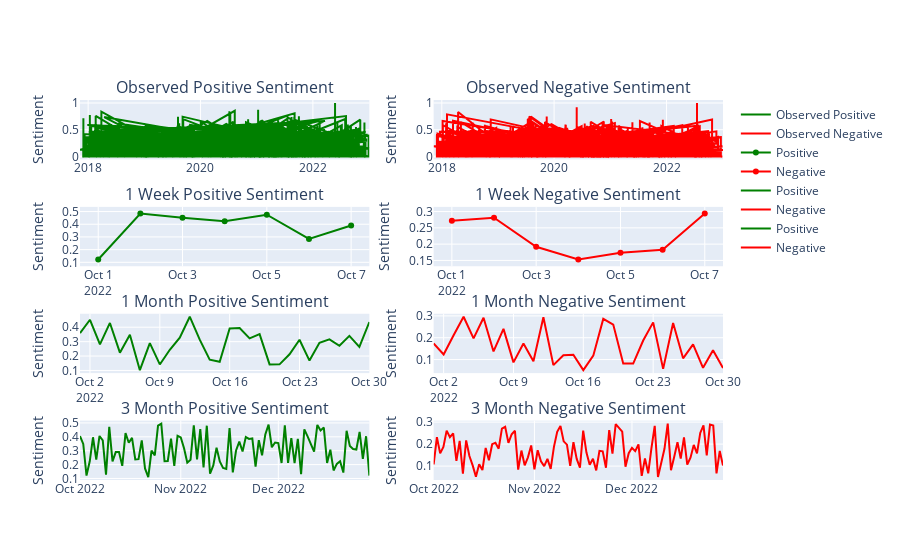

Notebook source saved alongside this figure:
### Code cell
# Create figure with subplots
fig = make_subplots(rows=4, cols=2, subplot_titles=(
    'Observed Positive Sentiment', 'Observed Negative Sentiment', 
    '1 Week Positive Sentiment', '1 Week Negative Sentiment', 
    '1 Month Positive Sentiment', '1 Month Negative Sentiment', 
    '3 Month Positive Sentiment', '3 Month Negative Sentiment'
))

# Add observed positive sentiment to plot
fig.add_trace(go.Scatter(x=df['CreatedAt'], y=df['Positive Sentiment'], name='Observed Positive', line=dict(color='green')), row=1, col=1)
# Add observed negative sentiment to plot
fig.add_trace(go.Scatter(x=df['CreatedAt'], y=df['Negative Sentiment'], name='Observed Negative', line=dict(color='red')), row=1, col=2)

# Generate random forecasted sentiments for each period
periods = [7, 30, 90]  # Number of days for each forecast period

for i, period in enumerate(periods):
    dates = pd.date_range(start=pd.to_datetime(df['CreatedAt'].iloc[-1]) + pd.Timedelta(days=1), 
                          periods=period, freq='D')
    positive_sentiment = np.random.uniform(0.1, 0.5, size=period)
    negative_sentiment = np.random.uniform(0.05, 0.3, size=period)

    # Calculate the position of the positive and negative subplots
    row = i + 2
    col_positive = 1
    col_negative = 2

    # Add positive forecasted sentiment to plot
    fig.add_trace(go.Scatter(x=dates, y=positive_sentiment, name='Positive', line=dict(color='green')), row=row, col=col_positive)
    # Add negative forecasted sentiment to plot
    fig.add_trace(go.Scatter(x=dates, y=negative_sentiment, name='Negative',  line=dict(color='red')), row=row, col=col_negative)

# Update y-axis titles for subplots
for i in range(1, 5):
    fig.update_yaxes(title_text='Sentiment', row=i, col=1)
    fig.update_yaxes(title_text='Sentiment', row=i, col=2)

# Show the plot
fig.show()

### Figure 1 — Plotly figure (JSON) as saved in the notebook; plotly's stock layout.template omitted (floating-point values rounded to 4 significant figures; data arrays with more than 128 entries replaced by an {"elided": "..."} marker saying what was removed)
{"data": [{"line": {"color": "green"}, "name": "Observed Positive", "type": "scatter", "x": {"elided": "4705 str values"}, "xaxis": "x", "y": {"elided": "4705 float values"}, "yaxis": "y"}, {"line": {"color": "red"}, "name": "Observed Negative", "type": "scatter", "x": {"elided": "4705 str values"}, "xaxis": "x2", "y": {"elided": "4705 float values"}, "yaxis": "y2"}, {"line": {"color": "green"}, "name": "Positive", "type": "scatter", "x": ["2022-10-01T00:00:00", "2022-10-02T00:00:00", "2022-10-03T00:00:00", "2022-10-04T00:00:00", "2022-10-05T00:00:00", "2022-10-06T00:00:00", "2022-10-07T00:00:00"], "xaxis": "x3", "y": [0.122, 0.4839, 0.4515, 0.4231, 0.4752, 0.2846, 0.3902], "yaxis": "y3"}, {"line": {"color": "red"}, "name": "Negative", "type": "scatter", "x": ["2022-10-01T00:00:00", "2022-10-02T00:00:00", "2022-10-03T00:00:00", "2022-10-04T00:00:00", "2022-10-05T00:00:00", "2022-10-06T00:00:00", "2022-10-07T00:00:00"], "xaxis": "x4", "y": [0.2717, 0.2808, 0.1919, 0.1528, 0.1736, 0.1827, 0.2937], "yaxis": "y4"}, {"line": {"color": "green"}, "name": "Positive", "type": "scatter", "x": ["2022-10-01T00:00:00", "2022-10-02T00:00:00", "2022-10-03T00:00:00", "2022-10-04T00:00:00", "2022-10-05T00:00:00", "2022-10-06T00:00:00", "2022-10-07T00:00:00", "2022-10-08T00:00:00", "2022-10-09T00:00:00", "2022-10-10T00:00:00", "2022-10-11T00:00:00", "2022-10-12T00:00:00", "2022-10-13T00:00:00", "2022-10-14T00:00:00", "2022-10-15T00:00:00", "2022-10-16T00:00:00", "2022-10-17T00:00:00", "2022-10-18T00:00:00", "2022-10-19T00:00:00", "2022-10-20T00:00:00", "2022-10-21T00:00:00", "2022-10-22T00:00:00", "2022-10-23T00:00:00", "2022-10-24T00:00:00", "2022-10-25T00:00:00", "2022-10-26T00:00:00", "2022-10-27T00:00:00", "2022-10-28T00:00:00", "2022-10-29T00:00:00", "2022-10-30T00:00:00"], "xaxis": "x5", "y": [0.3595, 0.4517, 0.281, 0.4297, 0.2235, 0.3484, 0.1022, 0.29, 0.1418, 0.2437, 0.3281, 0.4729, 0.3135, 0.1751, 0.1607, 0.3911, 0.3944, 0.3223, 0.3519, 0.1421, 0.1425, 0.2121, 0.3133, 0.1687, 0.2915, 0.3161, 0.2711, 0.34, 0.2639, 0.4361], "yaxis": "y5"}, {"line": {"color": "red"}, "name": "Negative", "type": "scatter", "x": ["2022-10-01T00:00:00", "2022-10-02T00:00:00", "2022-10-03T00:00:00", "2022-10-04T00:00:00", "2022-10-05T00:00:00", "2022-10-06T00:00:00", "2022-10-07T00:00:00", "2022-10-08T00:00:00", "2022-10-09T00:00:00", "2022-10-10T00:00:00", "2022-10-11T00:00:00", "2022-10-12T00:00:00", "2022-10-13T00:00:00", "2022-10-14T00:00:00", "2022-10-15T00:00:00", "2022-10-16T00:00:00", "2022-10-17T00:00:00", "2022-10-18T00:00:00", "2022-10-19T00:00:00", "2022-10-20T00:00:00", "2022-10-21T00:00:00", "2022-10-22T00:00:00", "2022-10-23T00:00:00", "2022-10-24T00:00:00", "2022-10-25T00:00:00", "2022-10-26T00:00:00", "2022-10-27T00:00:00", "2022-10-28T00:00:00", "2022-10-29T00:00:00", "2022-10-30T00:00:00"], "xaxis": "x6", "y": [0.1735, 0.1234, 0.2114, 0.2962, 0.1967, 0.2914, 0.1373, 0.2407, 0.08708, 0.1734, 0.0921, 0.294, 0.07453, 0.1198, 0.1219, 0.05148, 0.1179, 0.2863, 0.2601, 0.08247, 0.08163, 0.1874, 0.2703, 0.05732, 0.2677, 0.1057, 0.1692, 0.0621, 0.1422, 0.06105], "yaxis": "y6"}, {"line": {"color": "green"}, "name": "Positive", "type": "scatter", "x": ["2022-10-01T00:00:00", "2022-10-02T00:00:00", "2022-10-03T00:00:00", "2022-10-04T00:00:00", "2022-10-05T00:00:00", "2022-10-06T00:00:00", "2022-10-07T00:00:00", "2022-10-08T00:00:00", "2022-10-09T00:00:00", "2022-10-10T00:00:00", "2022-10-11T00:00:00", "2022-10-12T00:00:00", "2022-10-13T00:00:00", "2022-10-14T00:00:00", "2022-10-15T00:00:00", "2022-10-16T00:00:00", "2022-10-17T00:00:00", "2022-10-18T00:00:00", "2022-10-19T00:00:00", "2022-10-20T00:00:00", "2022-10-21T00:00:00", "2022-10-22T00:00:00", "2022-10-23T00:00:00", "2022-10-24T00:00:00", "2022-10-25T00:00:00", "2022-10-26T00:00:00", "2022-10-27T00:00:00", "2022-10-28T00:00:00", "2022-10-29T00:00:00", "2022-10-30T00:00:00", "2022-10-31T00:00:00", "2022-11-01T00:00:00", "2022-11-02T00:00:00", "2022-11-03T00:00:00", "2022-11-04T00:00:00", "2022-11-05T00:00:00", "2022-11-06T00:00:00", "2022-11-07T00:00:00", "2022-11-08T00:00:00", "2022-11-09T00:00:00", "2022-11-10T00:00:00", "2022-11-11T00:00:00", "2022-11-12T00:00:00", "2022-11-13T00:00:00", "2022-11-14T00:00:00", "2022-11-15T00:00:00", "2022-11-16T00:00:00", "2022-11-17T00:00:00", "2022-11-18T00:00:00", "2022-11-19T00:00:00", "2022-11-20T00:00:00", "2022-11-21T00:00:00", "2022-11-22T00:00:00", "2022-11-23T00:00:00", "2022-11-24T00:00:00", "2022-11-25T00:00:00", "2022-11-26T00:00:00", "2022-11-27T00:00:00", "2022-11-28T00:00:00", "2022-11-29T00:00:00", "2022-11-30T00:00:00", "2022-12-01T00:00:00", "2022-12-02T00:00:00", "2022-12-03T00:00:00", "2022-12-04T00:00:00", "2022-12-05T00:00:00", "2022-12-06T00:00:00", "2022-12-07T00:00:00", "2022-12-08T00:00:00", "2022-12-09T00:00:00", "2022-12-10T00:00:00", "2022-12-11T00:00:00", "2022-12-12T00:00:00", "2022-12-13T00:00:00", "2022-12-14T00:00:00", "2022-12-15T00:00:00", "2022-12-16T00:00:00", "2022-12-17T00:00:00", "2022-12-18T00:00:00", "2022-12-19T00:00:00", "2022-12-20T00:00:00", "2022-12-21T00:00:00", "2022-12-22T00:00:00", "2022-12-23T00:00:00", "2022-12-24T00:00:00", "2022-12-25T00:00:00", "2022-12-26T00:00:00", "2022-12-27T00:00:00", "2022-12-28T00:00:00", "2022-12-29T00:00:00"], "xaxis": "x7", "y": [0.4056, 0.3492, 0.1212, 0.2236, 0.3967, 0.235, 0.406, 0.3745, 0.1281, 0.4714, 0.2226, 0.29, 0.2902, 0.1907, 0.4263, 0.3573, 0.3924, 0.2367, 0.2389, 0.3739, 0.1722, 0.1104, 0.3013, 0.2668, 0.4812, 0.4952, 0.2243, 0.226, 0.3874, 0.1905, 0.4074, 0.3961, 0.3182, 0.214, 0.2354, 0.4819, 0.2378, 0.4548, 0.1791, 0.4801, 0.134, 0.1936, 0.3223, 0.2223, 0.1763, 0.1694, 0.4638, 0.1432, 0.3014, 0.3654, 0.2943, 0.3985, 0.3849, 0.388, 0.1845, 0.3758, 0.2671, 0.4171, 0.4881, 0.3249, 0.3587, 0.3545, 0.2116, 0.4824, 0.2127, 0.3897, 0.2108, 0.3859, 0.1311, 0.4533, 0.4032, 0.3418, 0.2939, 0.4857, 0.4452, 0.4666, 0.212, 0.3072, 0.1577, 0.2051, 0.2237, 0.1424, 0.4431, 0.3336, 0.3119, 0.3084, 0.4352, 0.2406, 0.4042, 0.1211], "yaxis": "y7"}, {"line": {"color": "red"}, "name": "Negative", "type": "scatter", "x": ["2022-10-01T00:00:00", "2022-10-02T00:00:00", "2022-10-03T00:00:00", "2022-10-04T00:00:00", "2022-10-05T00:00:00", "2022-10-06T00:00:00", "2022-10-07T00:00:00", "2022-10-08T00:00:00", "2022-10-09T00:00:00", "2022-10-10T00:00:00", "2022-10-11T00:00:00", "2022-10-12T00:00:00", "2022-10-13T00:00:00", "2022-10-14T00:00:00", "2022-10-15T00:00:00", "2022-10-16T00:00:00", "2022-10-17T00:00:00", "2022-10-18T00:00:00", "2022-10-19T00:00:00", "2022-10-20T00:00:00", "2022-10-21T00:00:00", "2022-10-22T00:00:00", "2022-10-23T00:00:00", "2022-10-24T00:00:00", "2022-10-25T00:00:00", "2022-10-26T00:00:00", "2022-10-27T00:00:00", "2022-10-28T00:00:00", "2022-10-29T00:00:00", "2022-10-30T00:00:00", "2022-10-31T00:00:00", "2022-11-01T00:00:00", "2022-11-02T00:00:00", "2022-11-03T00:00:00", "2022-11-04T00:00:00", "2022-11-05T00:00:00", "2022-11-06T00:00:00", "2022-11-07T00:00:00", "2022-11-08T00:00:00", "2022-11-09T00:00:00", "2022-11-10T00:00:00", "2022-11-11T00:00:00", "2022-11-12T00:00:00", "2022-11-13T00:00:00", "2022-11-14T00:00:00", "2022-11-15T00:00:00", "2022-11-16T00:00:00", "2022-11-17T00:00:00", "2022-11-18T00:00:00", "2022-11-19T00:00:00", "2022-11-20T00:00:00", "2022-11-21T00:00:00", "2022-11-22T00:00:00", "2022-11-23T00:00:00", "2022-11-24T00:00:00", "2022-11-25T00:00:00", "2022-11-26T00:00:00", "2022-11-27T00:00:00", "2022-11-28T00:00:00", "2022-11-29T00:00:00", "2022-11-30T00:00:00", "2022-12-01T00:00:00", "2022-12-02T00:00:00", "2022-12-03T00:00:00", "2022-12-04T00:00:00", "2022-12-05T00:00:00", "2022-12-06T00:00:00", "2022-12-07T00:00:00", "2022-12-08T00:00:00", "2022-12-09T00:00:00", "2022-12-10T00:00:00", "2022-12-11T00:00:00", "2022-12-12T00:00:00", "2022-12-13T00:00:00", "2022-12-14T00:00:00", "2022-12-15T00:00:00", "2022-12-16T00:00:00", "2022-12-17T00:00:00", "2022-12-18T00:00:00", "2022-12-19T00:00:00", "2022-12-20T00:00:00", "2022-12-21T00:00:00", "2022-12-22T00:00:00", "2022-12-23T00:00:00", "2022-12-24T00:00:00", "2022-12-25T00:00:00", "2022-12-26T00:00:00", "2022-12-27T00:00:00", "2022-12-28T00:00:00", "2022-12-29T00:00:00"], "xaxis": "x8", "y": [0.1074, 0.2314, 0.158, 0.1874, 0.2612, 0.2315, 0.2492, 0.1236, 0.2145, 0.06623, 0.2169, 0.1462, 0.1032, 0.05211, 0.1088, 0.08227, 0.1823, 0.1268, 0.1997, 0.2057, 0.1791, 0.2705, 0.2787, 0.2057, 0.2448, 0.2608, 0.08433, 0.1708, 0.1036, 0.1399, 0.1937, 0.08501, 0.1722, 0.1217, 0.1002, 0.1331, 0.08701, 0.1873, 0.256, 0.2827, 0.2125, 0.1975, 0.1016, 0.2085, 0.1329, 0.09337, 0.2616, 0.1616, 0.1059, 0.1331, 0.08069, 0.1693, 0.1674, 0.09244, 0.2635, 0.1564, 0.2908, 0.2758, 0.2567, 0.09754, 0.1589, 0.1833, 0.1682, 0.1983, 0.05556, 0.135, 0.06739, 0.1826, 0.2828, 0.05036, 0.1225, 0.1787, 0.2933, 0.08114, 0.143, 0.2087, 0.1347, 0.2311, 0.1072, 0.1381, 0.1961, 0.1579, 0.2509, 0.2853, 0.1486, 0.2885, 0.284, 0.06684, 0.1687, 0.1025], "yaxis": "y8"}], "layout": {"annotations": [{"font": {"size": 16}, "showarrow": false, "text": "Observed Positive Sentiment", "x": 0.225, "xanchor": "center", "xref": "paper", "y": 1, "yanchor": "bottom", "yref": "paper"}, {"font": {"size": 16}, "showarrow": false, "text": "Observed Negative Sentiment", "x": 0.775, "xanchor": "center", "xref": "paper", "y": 1, "yanchor": "bottom", "yref": "paper"}, {"font": {"size": 16}, "showarrow": false, "text": "1 Week Positive Sentiment", "x": 0.225, "xanchor": "center", "xref": "paper", "y": 0.7188, "yanchor": "bottom", "yref": "paper"}, {"font": {"size": 16}, "showarrow": false, "text": "1 Week Negative Sentiment", "x": 0.775, "xanchor": "center", "xref": "paper", "y": 0.7188, "yanchor": "bottom", "yref": "paper"}, {"font": {"size": 16}, "showarrow": false, "text": "1 Month Positive Sentiment", "x": 0.225, "xanchor": "center", "xref": "paper", "y": 0.4375, "yanchor": "bottom", "yref": "paper"}, {"font": {"size": 16}, "showarrow": false, "text": "1 Month Negative Sentiment", "x": 0.775, "xanchor": "center", "xref": "paper", "y": 0.4375, "yanchor": "bottom", "yref": "paper"}, {"font": {"size": 16}, "showarrow": false, "text": "3 Month Positive Sentiment", "x": 0.225, "xanchor": "center", "xref": "paper", "y": 0.1562, "yanchor": "bottom", "yref": "paper"}, {"font": {"size": 16}, "showarrow": false, "text": "3 Month Negative Sentiment", "x": 0.775, "xanchor": "center", "xref": "paper", "y": 0.1562, "yanchor": "bottom", "yref": "paper"}], "xaxis": {"anchor": "y", "domain": [0, 0.45]}, "xaxis2": {"anchor": "y2", "domain": [0.55, 1]}, "xaxis3": {"anchor": "y3", "domain": [0, 0.45]}, "xaxis4": {"anchor": "y4", "domain": [0.55, 1]}, "xaxis5": {"anchor": "y5", "domain": [0, 0.45]}, "xaxis6": {"anchor": "y6", "domain": [0.55, 1]}, "xaxis7": {"anchor": "y7", "domain": [0, 0.45]}, "xaxis8": {"anchor": "y8", "domain": [0.55, 1]}, "yaxis": {"anchor": "x", "domain": [0.8438, 1], "title": {"text": "Sentiment"}}, "yaxis2": {"anchor": "x2", "domain": [0.8438, 1], "title": {"text": "Sentiment"}}, "yaxis3": {"anchor": "x3", "domain": [0.5625, 0.7188], "title": {"text": "Sentiment"}}, "yaxis4": {"anchor": "x4", "domain": [0.5625, 0.7188], "title": {"text": "Sentiment"}}, "yaxis5": {"anchor": "x5", "domain": [0.2812, 0.4375], "title": {"text": "Sentiment"}}, "yaxis6": {"anchor": "x6", "domain": [0.2812, 0.4375], "title": {"text": "Sentiment"}}, "yaxis7": {"anchor": "x7", "domain": [0, 0.1562], "title": {"text": "Sentiment"}}, "yaxis8": {"anchor": "x8", "domain": [0, 0.1562], "title": {"text": "Sentiment"}}}}
